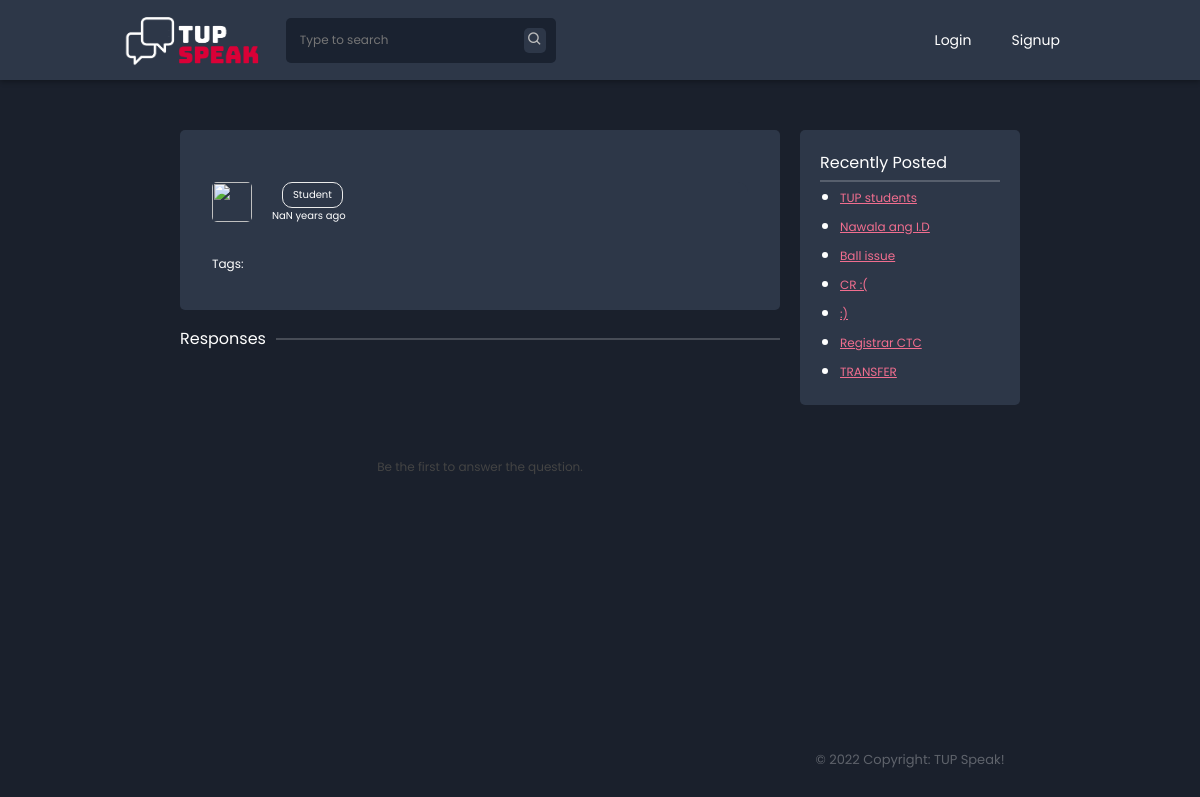
Page /thread.php on the earlier database version.
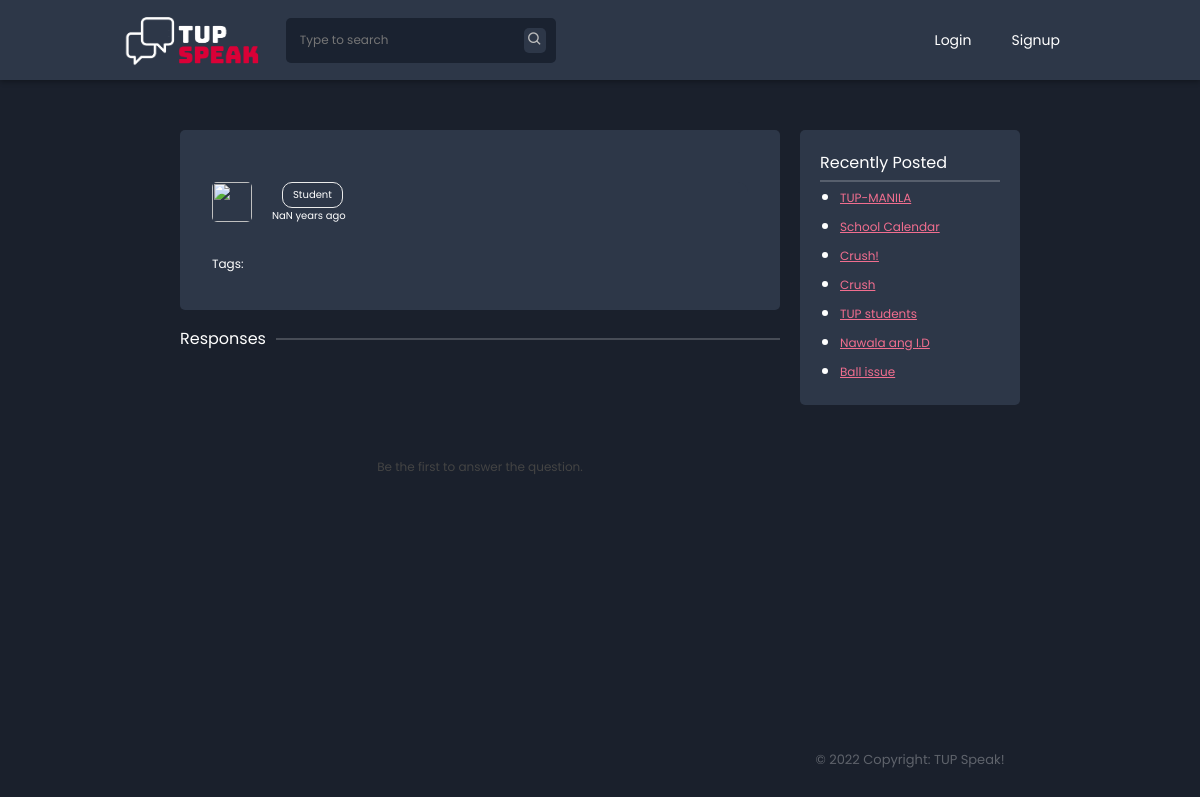
Same page on the later database version.
### tables this page shows
CREATE TABLE `threads` (
  `id` int(11) NOT NULL,
  `thread_id` varchar(255) NOT NULL,
  `author` varchar(255) NOT NULL,
  `title` varchar(255) NOT NULL,
  `body` longtext NOT NULL,
  `tags` varchar(255) NOT NULL,
  `status` int(1) NOT NULL DEFAULT 0,
  `thread_status` varchar(255) NOT NULL DEFAULT 'pending',
  `date_posted` date NOT NULL DEFAULT current_timestamp(),
  `time_posted` time NOT NULL DEFAULT current_timestamp()
);

### thread.php (the view, shortened to what this page needs)
 <?php
   include('php-scripts/thread-scripts.php');
?>
<!DOCTYPE html>
<html lang="en">
   <head>
      <link rel="stylesheet" href="styles/default.css">
      <link rel="stylesheet" href="styles/thread.css">
      <link rel="stylesheet" href="styles/navbar.css">
      <link href='https://unpkg.com/boxicons@2.1.2/css/boxicons.min.css' rel='stylesheet'>
   </head>
   <body>
      <?php include('php-scripts/navbar.php'); ?>
      <section class="main">
         <div class="container">
            <div class="container-1">
               <div class="threads">
                  <div class="titles">
                     <div class="author">
                        <div class="author-details">
                           <img class="thread-avatar" src="<?php echo $user_data['avatar']?>" alt="">
                           <div class="details">
                              <div class="user">
                                 <p class="user-type">Student</p>
                              </div>
                              <p class="date-published">
                              </p>
                           </div>
                        </div>
                     </div>
                  </div>
                  <div class="main-threads">
                     <p class="thread-content-text"><?php echo jsonToHtml($data['body']) ?></p>
                     <p class="tags">Tags:
                     </p>
                  </div>
               </div>
               <div class="divider">
                  <p>Responses</p>
                  <div>
                     <hr>
                  </div>
               </div>
               <div id="comments">
               </div>
            </div>
            <div class="container-2">
               <div class="recently-posted">
                  <p>Recently Posted</p>
                  <hr>
                  <ul>
                  <?php
                     $query = mysqli_query($conn, "SELECT * FROM threads WHERE thread_id != '$tid' AND thread_status = 'open' ORDER BY date_posted DESC LIMIT 7");
                     while($data = mysqli_fetch_assoc($query)){
                        echo '<li><a href="thread.php?threadid='.$data['thread_id'].'">'.$data['title'].'</a></li>';
                     }
                  ?>
                  </ul>
               </div>
               <footer>
                  <p>&copy; 2022 Copyright: TUP Speak!</p>
               </footer>
            </div>
         </div>
      </section>
   </body>
</html>

Differences in the rows shown:
no longer on this page (row unchanged): threads: title "CR :("
no longer on this page (row unchanged): threads: title ":)"
no longer on this page (row edited): threads: title "Registrar CTC"
no longer on this page (row unchanged): threads: title "TRANSFER"
added threads: title "TUP-MANILA"
added threads: title "School Calendar"
added threads: title "Crush!"
added threads: title "Crush"
